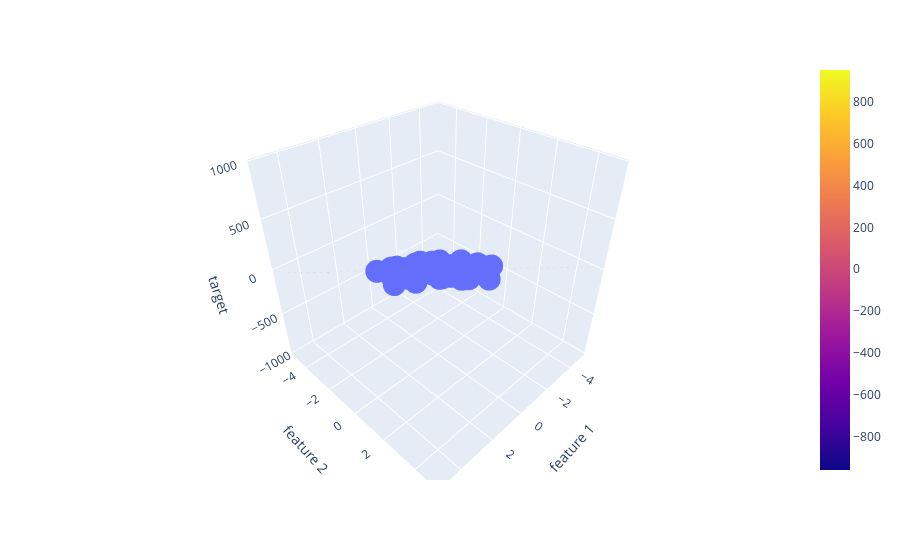

The cell this chart's notebook holds for it:
### Code cell
fig = px.scatter_3d(data, x='feature 1', y='feature 2', z='target')

fig.add_trace(go.Surface(x = x, y = y, z =z ))

fig.show()
